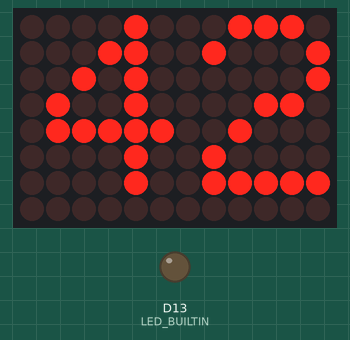
Simulated run of this sketch. Board: Arduino Uno R4 WiFi. Parts: 12×8 LED matrix, output pins drawn as LEDs (lit = HIGH).

Above: at 1.6 s.
At 3.5 s:
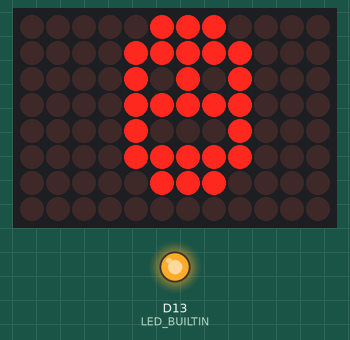
At 5.4 s:
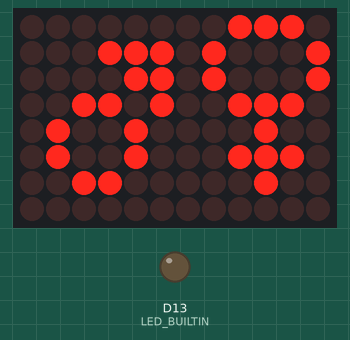
At 39.89 s:
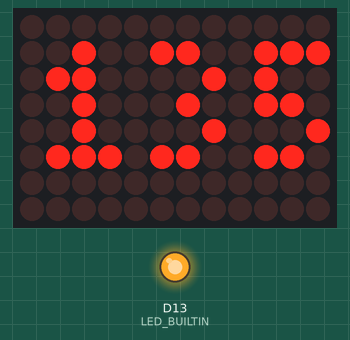
Timing chart, 0 to 40.0 s (numbered marks = the images above):
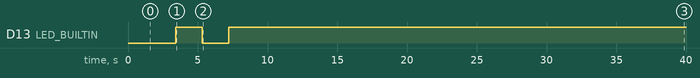

The sketch:

matrix-uno-r4.ino
```cpp
// Include the R4Text library
#include "R4Matrix.h"

unsigned long lastTickTime;
#define UPDATE_INTERVAL 90

R4Matrix r4matrix;

int count = 0;
int mode = 0;
int number = 0;
bool led = false;

void setup()
{
   // Initialize serial communication and delaying for setup
   Serial.begin(9600);
   delay(1500);

   pinMode(LED_BUILTIN, OUTPUT);

   r4matrix.begin();
   r4matrix.setRotated180(false);

   // Initialize time tracking variables
   lastTickTime = millis();
}

void loop()
{
   // Track the current time
   unsigned long msNow = millis();

   // Update with a fixed interval
   if (msNow - lastTickTime > UPDATE_INTERVAL)
   {
      count += 1;
      if (count > 20)
      {
         if (mode < 3)
         {
            mode += 1;
            count = 0;
            led = !led;
            digitalWrite(LED_BUILTIN, led ? HIGH : LOW);
         }
      }

      if (mode == 0)
      {
         r4matrix.fill(0);
         r4matrix.drawCharChar('4', '2');
      }
      else if (mode == 1)
      {
         r4matrix.fill(0);
         r4matrix.drawChar(2);
      }
      else if (mode == 2)
      {
         r4matrix.fill(0);
         r4matrix.drawCharChar(11, 12);
      }
      else if (mode == 3)
      {
         r4matrix.startScrollString("Codedojo Roeselare 2025 - RslOpPost");
         mode = 4;
      }
      else if (mode == 4)
      {
         bool scrolldone = r4matrix.scroll();
         if (scrolldone)
         {
            mode = 5;
         }
      }
      else if (mode == 5)
      {
         r4matrix.drawNumber(number);
         number++;
         if (number > 999)
         {
            number = 0;
            mode = 6;
         }
      }
      else if (mode == 6)
      {
         r4matrix.startScrollString("Above All:Be Cool.");
         mode = 7;
      }
      else if (mode == 7)
      {
         bool scrolldone = r4matrix.scroll();
         if (scrolldone)
         {
            mode = 0;
         }
      }

      lastTickTime = msNow;
   }
}
```

R4Matrix.cpp
```cpp
//#include "Arduino_LED_Matrix.h"
#include "R4Matrix.h"

R4Matrix::R4Matrix()
{
   this->rotate180 = false;
}

void R4Matrix::setRotated180(bool flag)
{
   this->rotate180 = flag;
}

void R4Matrix::begin()
{
   this->matrix.begin();
}

void R4Matrix::drawChar(char c)
{
   this->drawCharInternal(c, 3);
   this->show();
}

void R4Matrix::drawCharChar(char c1, char c2)
{
   this->drawCharInternal(c1, 0);
   this->drawCharInternal(c2, MATRIXWIDTH - FONTWIDTH);
   this->show();
}

void R4Matrix::startScrollString(char* text)
{
   this->currentOffset = MATRIXWIDTH - 1;
   this->currentText = text;
}

bool R4Matrix::scroll()
{
   this->fill(0);
   char* t = this->currentText;
   int16_t o = this->currentOffset;
   bool done = true;
   while (*t != 0)
   {
      if (o <= -FONTWIDTH)
      {
        t++;
        o += FONTWIDTH;
        continue;
      }

      if (o >= MATRIXWIDTH)
      {
        break;
      }

      done = false;
      this->drawCharInternal(*t, o);

      t++;
      o += FONTWIDTH;
   }

   this->show();
   this->currentOffset--;
   return done;
}

void R4Matrix::fill(uint8_t value)
{
   for (uint8_t x = 0; x < MATRIXWIDTH; ++x)
   {
      for (uint8_t y = 0; y < MATRIXHEIGHT; ++y)
      {
         this->frame[y][x] = value;
      }
   }
}

void R4Matrix::plot(uint8_t x, uint8_t y)
{
   if (x < 0 || x >= MATRIXWIDTH || y < 0 || y >= MATRIXHEIGHT)
   {
      return;
   }

   if (this->rotate180)
   {
      x = MATRIXWIDTH - x - 1;
      y = MATRIXHEIGHT - y - 1;
   }

   this->frame[y][x] = 1;
}

void R4Matrix::unplot(uint8_t x, uint8_t y)
{
   if (x < 0 || x >= MATRIXWIDTH || y < 0 || y >= MATRIXHEIGHT)
   {
      return;
   }

   if (this->rotate180)
   {
      x = MATRIXWIDTH - x - 1;
      y = MATRIXHEIGHT - y - 1;
   }

   this->frame[y][x] = 0;
}

void R4Matrix::show()
{
   this->matrix.renderBitmap(this->frame, MATRIXHEIGHT, MATRIXWIDTH);
}

void R4Matrix::drawNumber(int16_t number)
{
   this->fill(0);
   this->drawDigitInternal(number % 10, 8);
   this->drawDigitInternal((number / 10) % 10, 4);
   this->drawDigitInternal((number / 100) % 10, 0);
   this->show();
}

void R4Matrix::drawCharInternal(char c, int16_t offset)
{
   for (uint8_t row = 0; row < FONTHEIGHT; ++row)
   {
      char cc = font[c][row];
      for (uint8_t col = 0; col < FONTWIDTH; ++col)
      {
         if (cc & (1 << (col + (8 - FONTWIDTH))))
         {
            //char temp[100];
            //sprintf(temp, "%d  %d", row, col + offset);
            //Serial.println(temp);
            this->plot(col + offset, row);
         }
      }
   }
}

void R4Matrix::drawDigitInternal(char c, int16_t offset)
{
   for (uint8_t row = 0; row < DIGITFONTHEIGHT; ++row)
   {
      char cc = digitfont[c][row];
      for (uint8_t col = 0; col < DIGITFONTWIDTH; ++col)
      {
         if (cc & (1 << (col + (8 - DIGITFONTWIDTH))))
         {
            //char temp[100];
            //sprintf(temp, "%d  %d", row, col + offset);
            //Serial.println(temp);
            this->plot(col + offset, row + 1);
         }
      }
   }
}

void R4Matrix::rotate180Internal()
{
   for (uint8_t y = 0; y < MATRIXHEIGHT; ++y)
   {
      for (uint8_t x = 0; x < MATRIXWIDTH; ++x)
      {
         char temp = this->frame[y][x];
      }
   }
}
```

R4Matrix.h
```cpp
#ifndef _R4MATRIX_H_
#define _R4MATRIX_H_

#include "Arduino_LED_Matrix.h"

#include "6x8_horizontal_LSB_1.h"
#define FONTWIDTH 6
#define FONTHEIGHT 8

#include "digitfont.h"

#define MATRIXWIDTH 12
#define MATRIXHEIGHT 8

class R4Matrix
{
   private:
      uint8_t frame[MATRIXHEIGHT][MATRIXWIDTH] = {
        { 0, 0, 0, 0, 0, 0, 0, 0, 0, 0, 0, 0 },
        { 0, 0, 0, 0, 0, 0, 0, 0, 0, 0, 0, 0 },
        { 0, 0, 0, 0, 0, 0, 0, 0, 0, 0, 0, 0 },
        { 0, 0, 0, 0, 0, 0, 0, 0, 0, 0, 0, 0 },
        { 0, 0, 0, 0, 0, 0, 0, 0, 0, 0, 0, 0 },
        { 0, 0, 0, 0, 0, 0, 0, 0, 0, 0, 0, 0 },
        { 0, 0, 0, 0, 0, 0, 0, 0, 0, 0, 0, 0 },
        { 0, 0, 0, 0, 0, 0, 0, 0, 0, 0, 0, 0 }
      };

      ArduinoLEDMatrix matrix;
      int16_t currentOffset;
      char* currentText = NULL;
      bool rotate180;
      void drawCharInternal(char c, int16_t offset);
      void drawDigitInternal(char c, int16_t offset);
      void rotate180Internal();

   public:
      R4Matrix();

      void begin();

      void setRotated180(bool flag);

      void drawChar(char c);
      void drawCharChar(char c1, char c2);
      void drawNumber(int16_t number);

      void startScrollString(char* text);
      bool scroll();

      void fill(uint8_t value);
      void clear();

      void plot(uint8_t x, uint8_t y);
      void unplot(uint8_t x, uint8_t y);
      void show();
};

#endif
```

digitfont.h
```cpp
#define DIGITFONTWIDTH 4
#define DIGITFONTHEIGHT 6

const char digitfont[10][DIGITFONTHEIGHT]={
{0xC0,0xA0,0xA0,0xA0,0x60,0x00},	// 0x30
{0x40,0x60,0x40,0x40,0xE0,0x00},	// 0x31
{0x60,0x80,0x40,0x20,0xE0,0x00},	// 0x32
{0x60,0x80,0x40,0x80,0x60,0x00},	// 0x33
{0x80,0xA0,0xE0,0x80,0x80,0x00},	// 0x34
{0xE0,0x20,0x60,0x80,0x60,0x00},	// 0x35
{0x40,0x20,0x60,0xA0,0x40,0x00},	// 0x36
{0xE0,0x80,0xC0,0x40,0x40,0x00},	// 0x37
{0x40,0xA0,0x40,0xA0,0x40,0x00},	// 0x38
{0x40,0xA0,0xC0,0x80,0x40,0x00}	// 0x39
};
```

Source omitted: zontal_LSB_1.h (data table, 13084 bytes)

Measured:
- by itself, D13 (LED_BUILTIN): LOW → HIGH at 3.4 s, → LOW 1.9 s later, → HIGH 1.9 s later
- what the display in image 0 shows lasts 1.8 s, from 1.6 s to 3.4 s
- what the display in image 1 shows lasts 1.9 s, from 3.4 s to 5.3 s
- what the display in image 2 shows lasts 2.0 s, from 5.3 s to 7.3 s
